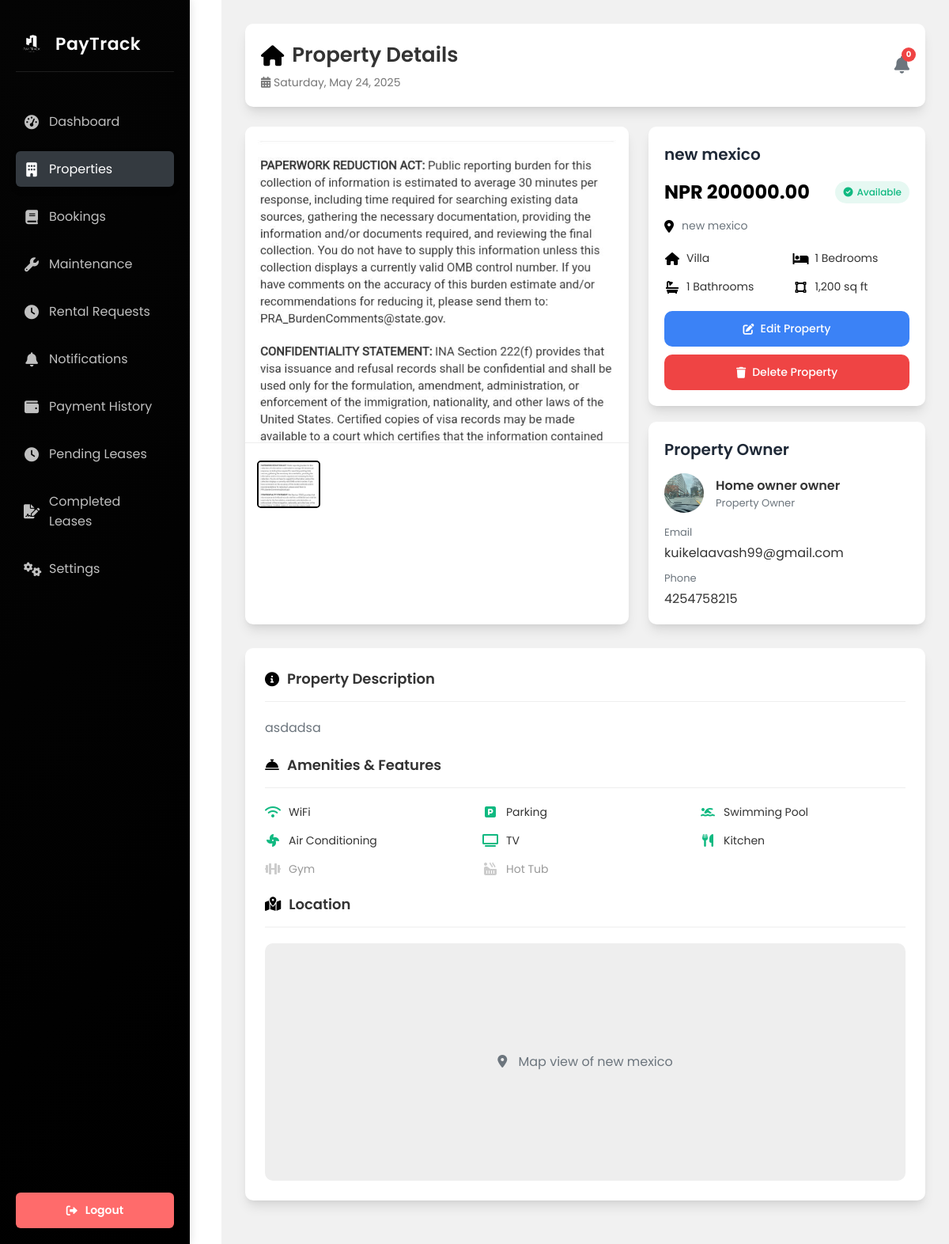
The page /view_properties/21/ on the database as committed earlier.
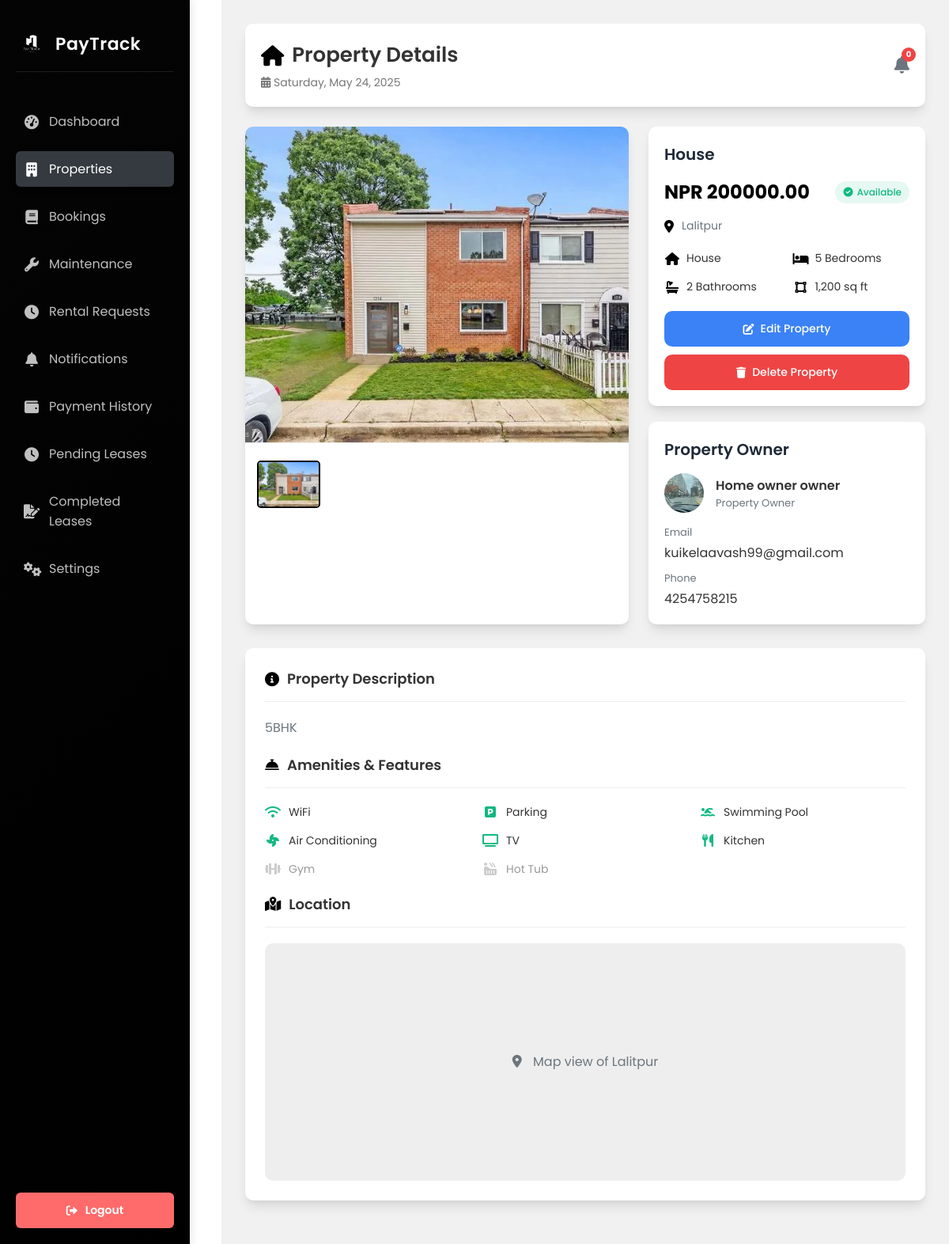
The same page on the database as committed later.
### user/models.py (models this page shows, shortened)
class Property(models.Model):
    PROPERTY_TYPES = [
        ('house', 'House'),
        ('apartment', 'Apartment'),
        ('villa', 'Villa'),
        ('land', 'Land'),
    ]
    homeowner = models.ForeignKey(
        settings.AUTH_USER_MODEL,
        on_delete=models.CASCADE,
        related_name='properties',
        null=True,
        blank=True
    )
    title = models.CharField(max_length=200, default="Unnamed Property")
    location = models.CharField(max_length=200, default="Unknown Location")
    property_type = models.CharField(max_length=20, choices=PROPERTY_TYPES, default='house')
    price = models.DecimalField(max_digits=10, decimal_places=2, default=0.00)
    bedrooms = models.IntegerField(null=True, blank=True, default=1)
    bathrooms = models.IntegerField(null=True, blank=True, default=1)
    description = models.TextField(default="No description available.")
    image = models.ImageField(upload_to='properties/', default='default_property.jpg')
    featured = models.BooleanField(default=False)
    is_available = models.BooleanField(default=True)  # New: To show if property is rented

class UserProfile(models.Model):
    user = models.OneToOneField(settings.AUTH_USER_MODEL, on_delete=models.CASCADE, related_name='profile')
    avatar = models.ImageField(upload_to='avatars/', null=True, blank=True)
    email_payment_reminders = models.BooleanField(default=True)
    email_rental_expiry = models.BooleanField(default=True)
    email_maintenance_updates = models.BooleanField(default=True)
    email_promotions = models.BooleanField(default=False)
    system_payment_reminders = models.BooleanField(default=True)
    system_rental_expiry = models.BooleanField(default=True)
    system_maintenance_updates = models.BooleanField(default=True)
    system_promotions = models.BooleanField(default=False)
    created_at = models.DateTimeField(auto_now_add=True)
    updated_at = models.DateTimeField(auto_now=True)

class CustomUser(AbstractUser):
    USER_TYPE_CHOICES = (
        ('tenant', 'Tenant'),
        ('home owner', 'Home Owner'),
    )
    email = models.EmailField(unique=True,null=True)  # Ensuring unique emails for authentication
    user_type = models.CharField(max_length=20, choices=USER_TYPE_CHOICES, default='customer')
    phone_number = models.CharField(max_length=15, blank=True, null=True)
    address = models.TextField(blank=True, null=True)
    company_name = models.CharField(max_length=255, blank=True, null=True)
    date_of_birth = models.DateField(blank=True, null=True)
    USERNAME_FIELD = 'email'  # Login with email instead of username
    REQUIRED_FIELDS = ['username']  # Keep username as an optional field if necessary

### user/views.py (the view)
# urls.py: path('view_properties/<int:pk>/', views.view_property_detail, name='view_property_detail'),
def view_property_detail(request, pk):
    property = get_object_or_404(Property.objects.prefetch_related('images'), pk=pk)
    return render(request, 'user/view_property.html', {'property': property})

### user/templates/user/view_property.html (shortened to what the changed rows need)
{% block content %}
<!DOCTYPE html>
<html lang="en">
<head>
  {% load static %}
  <link rel="stylesheet" href="{% static 'css/dashboard.css' %}">
  <link href="https://cdnjs.cloudflare.com/ajax/libs/font-awesome/6.0.0-beta3/css/all.min.css" rel="stylesheet">
</head>
<body>
  <div class="dashboard-container">
    <main class="main-content">
      <header class="header">
        <div class="header-content">
          <h1><i class="fas fa-home"></i> Property Details</h1>
        </div>
      </header>
      <div class="property-detail-section">
        <div class="property-images">
          {% if property.images.all %}
            {% with property.images.all.first as primary_image %}
              <img src="{{ primary_image.image.url }}" alt="{{ property.title }}" class="main-image" id="main-image">
            {% endwith %}
            <div class="image-thumbnails">
              {% for image in property.images.all %}
                <img src="{{ image.image.url }}" alt="{{ property.title }}"
                     class="thumbnail {% if forloop.first %}active{% endif %}"
                     onclick="changeMainImage(this.src)">
              {% endfor %}
            </div>
          {% else %}
            <img src="{{ property.image.url }}" alt="{{ property.title }}" class="main-image" id="main-image">
            <div class="image-thumbnails">
              <img src="{{ property.image.url }}" alt="{{ property.title }}" class="thumbnail active"
                   onclick="changeMainImage(this.src)">
            </div>
          {% endif %}
        </div>
        <div class="property-sidebar">
          <div class="property-card">
            <h2 class="property-title">{{ property.title }}</h2>
            <div class="property-price">
              NPR {{ property.price|floatformat:2 }}
              <span class="availability-badge {% if property.is_rented %}rented{% else %}available{% endif %}">
              </span>
            </div>
            <div class="property-location">
              <i class="fas fa-map-marker-alt"></i>
              <span>{{ property.location }}</span>
            </div>
            <div class="property-features">
              <div class="feature-item">
                <i class="fas fa-home"></i>
                <span>{{ property.get_property_type_display }}</span>
              </div>
              <div class="feature-item">
                <i class="fas fa-bed"></i>
                <span>{{ property.bedrooms }} Bedrooms</span>
              </div>
              <div class="feature-item">
                <i class="fas fa-bath"></i>
                <span>{{ property.bathrooms }} Bathrooms</span>
              </div>
              <div class="feature-item">
              </div>
            </div>
            <div class="property-actions">
              <a href="{% url 'edit_property' property.id %}" class="btn-action btn-edit">
              </a>
              <a href="{% url 'delete_property' property.id %}" class="btn-action btn-delete">
              </a>
            </div>
          </div>
          <div class="property-card">
            <div style="display: flex; align-items: center; gap: 15px; margin-bottom: 15px;">
              <div style="width: 50px; height: 50px; border-radius: 50%; background-color: #eee; overflow: hidden;">
                {% if property.homeowner.profile.avatar %}
                <img src="{{ property.homeowner.profile.avatar.url }}" alt="Owner" style="width: 100%; height: 100%; object-fit: cover;">
              {% else %}
                <i class="fas fa-user" style="font-size: 20px; color: #999;"></i>
              {% endif %}
              </div>
              <div>
                <div style="font-weight: 600;">{{ property.homeowner.get_full_name }}</div>
                <div style="font-size: 13px; color: var(--secondary-color);">Property Owner</div>
              </div>
            </div>
            <div style="margin-bottom: 10px;">
              <div style="font-size: 13px; color: var(--secondary-color); margin-bottom: 3px;">Email</div>
              <div>{{ property.homeowner.email }}</div>
            </div>
            <div>
              <div style="font-size: 13px; color: var(--secondary-color); margin-bottom: 3px;">Phone</div>
              <div>{{ property.homeowner.phone_number|default:"Not provided" }}</div>
            </div>
          </div>
        </div>
      </div>
      <div class="property-details-wrap">
        <div class="property-description">
          {{ property.description|linebreaks }}
        </div>
        <div class="map-container">
          <div class="map-placeholder">
            <span><i class="fas fa-map-marker-alt" style="margin-right: 10px;"></i> Map view of {{ property.location }}</span>
          </div>
        </div>
      </div>
    </main>
  </div>
</body>
</html>
{% endblock %}

Rows that differ between the two databases and show on the page:
changed Property "Home owner owner": image: a different picture; title "new mexico" → "House"; location "new mexico" → "Lalitpur"; property_type "Villa" → "House"; bedrooms "1" → "5"; bathrooms "1" → "2"; description "asdadsa" → "5BHK"
